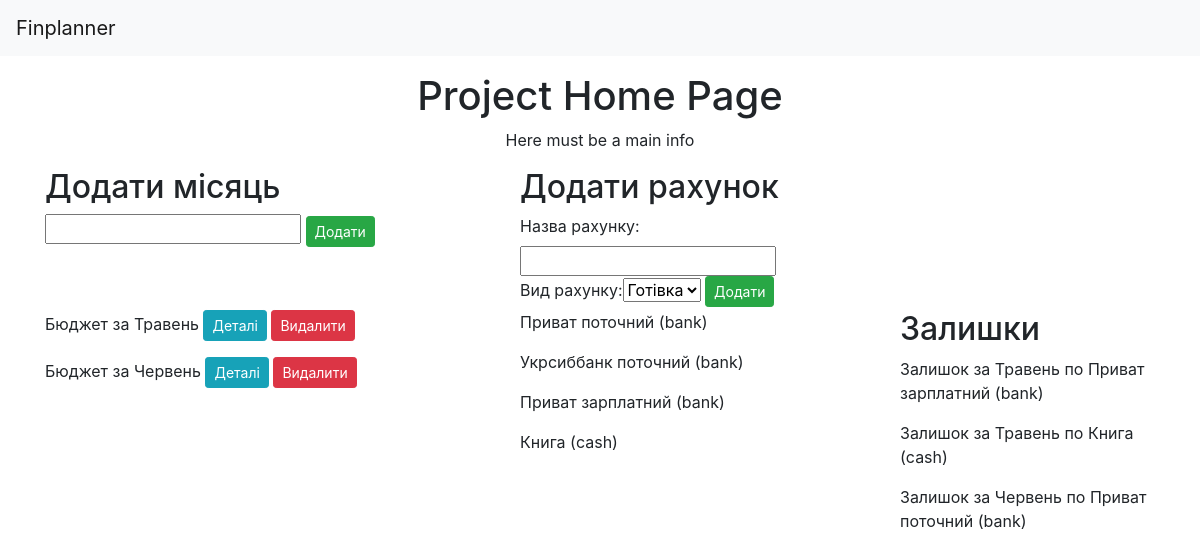
The app's page /, older data.
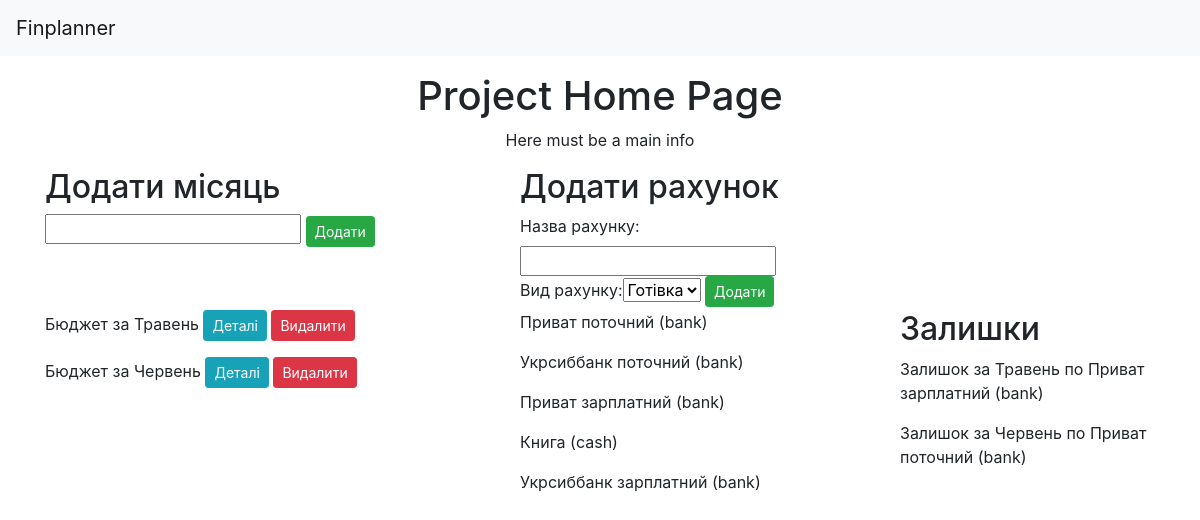
The same page, newer data.
### finance/models/month.py (models this page shows)
class Month(models.Model):
    class Meta:
        verbose_name = "month"
        verbose_name_plural = "months"
    name = models.CharField(
        max_length=50,
        blank=False,
        null=False,
        verbose_name="Month Name"
    )
    balance = models.IntegerField(
        blank=False,
        null=False,
        default=0,
        verbose_name="Money Amount"
    )
    expenses_plan = models.IntegerField(
        blank=False,
        null=False,
        default=0,
        verbose_name="Amount of Planned Expenses"
    )
    expenses_done = models.IntegerField(
        blank=False,
        null=False,
        default=0,
        verbose_name="Amount of Done Expenses"
    )
    approved = models.NullBooleanField(
        blank=True,
        null=True,
        verbose_name="State of Affirmation")
    def __unicode__(self):
        if (self.approved):
            month = u"%s (Затверджений)" % self.name
        else:
            month = self.name
        return u"Бюджет за %s" % (month)

### finance/models/account.py (models this page shows)
class Account(models.Model):
    TYPE_OF_ACCOUNT = (
        ('cash', u"Готівка"),
        ('bank', u"Банк"),
    )
    class Meta:
        verbose_name = "Bank Account",
        verbose_name_plural = "Bank Accounts"
    name = models.CharField(
        max_length=100,
        blank=False,
        null=False,
        verbose_name="Account Name"
    )
    money = models.IntegerField(
        blank=True,
        null=True,
        verbose_name="Amount of Money"
    )
    blocked = models.IntegerField(
        blank=True,
        null=True,
        verbose_name="Blocked Money"
    )
    kind = models.CharField(
        max_length=100,
        blank=False,
        null=False,
        choices=TYPE_OF_ACCOUNT,
        verbose_name="Type of Account"
    )
    def __unicode__(self):
        return u"%s (%s)" % (self.name, self.kind)

### finance/models/score.py (models this page shows)
class ScorePrototype(models.Model):
    class Meta:
        abstract=True
    month = models.ForeignKey(
        'Month',
        on_delete=models.CASCADE,
        blank=False,
        null=False,
        verbose_name="Month"
    )
    amount = models.IntegerField(
        blank=False,
        null=False,
        verbose_name="Money Amount"
    )

class Score(ScorePrototype):
    class Meta:
        verbose_name = "Belance"
        verbose_name_plural = "Belances"
    account = models.ForeignKey(
        'Account',
        on_delete=models.CASCADE,
        blank=False,
        null=False,
        verbose_name="Bank Account"
    )
    def __unicode__(self):
        return u"Залишок за %s по %s" % (self.month.name, self.account)

### finance/views/months.py (the view)
# urls.py: 2. Add a URL to urlpatterns:  url(r'^$', views.home, name='home')
def home(request):
    content = {}
    content['months'] = Month.objects.all()
    content['accounts'] = Account.objects.all()
    content['scores'] = Score.objects.all()
    form = AddMonth()
    form_account = AddAccount()
    return render(request, 'finance/home.html',
        {'content': content, 'form': form, 'form_account': form_account})

### finance/views/months.py
class AddMonth(forms.Form):
    name = forms.CharField(label="", max_length=50)

class AddAccount(forms.Form):
    name = forms.CharField(label=u"Назва рахунку", max_length=50)
    kind = forms.ChoiceField(label=u"Вид рахунку", choices=TYPE_OF_ACCOUNT)

### finance/templates/finance/home.html (shortened to what this page needs)
{% extends "finance/base.html" %}
{% block header %}
<div class="row">
    <div class="col-12 text-center ">
        <h1>Project Home Page</h1>
        <p>Here must be a main info</p>
    </div>
</div>
{% endblock %}
{% block content %}
<div class="row">
    <div class="col-5">
        <h2>Додати місяць</h2>
        <form action="/month/add/" method="POST">
            {{ form }}
            <input class="btn btn-success btn-sm" type="submit" value="Додати">
        </form>
    </div>
    <div class="col-4">
        <h2>Додати рахунок</h2>
        <form action="/account/add/" method="POST">
            {{ form_account }}
            <input class="btn btn-success btn-sm" type="submit" value="Додати">
        </form>
    </div>
</div>
<div class="row">
    <div class="col-5">
        {% if content.months %}
            {% for month in content.months %}
                <p>{{ month }} <a class="btn btn-info btn-sm" href="/month/{{ month.id }}/">Деталі</a> <a class="btn btn-danger btn-sm" href="/month/{{ month.id }}/delete">Видалити</a></p>
            {% endfor %}
        {% else %}
            <p>Ще немає місяців у базі</p>
        {% endif %}
    </div>
    <div class="col-4">
        {% if content.accounts %}
            {% for account in content.accounts %}
                <p>{{ account }}</p>
            {% endfor %}
        {% else %}
            <p>Ще немає рахунків у базі</p>
        {% endif %}
    </div>
    <div class="col-3">
        <h2>Залишки</h2>
        {% if content.scores %}
            {% for score in content.scores %}
                <p>{{ score }}</p>
            {% endfor %}
        {% else %}
            <p>Ще немає залишків</p>
        {% endif %}
    </div>
</div>
{% endblock %}

Row changes from the older to the newer data that the page shows:
removed Score: month+account "Залишок за Травень по Книга (cash)"
added Account: name+kind "Укрсиббанк зарплатний (bank)"
